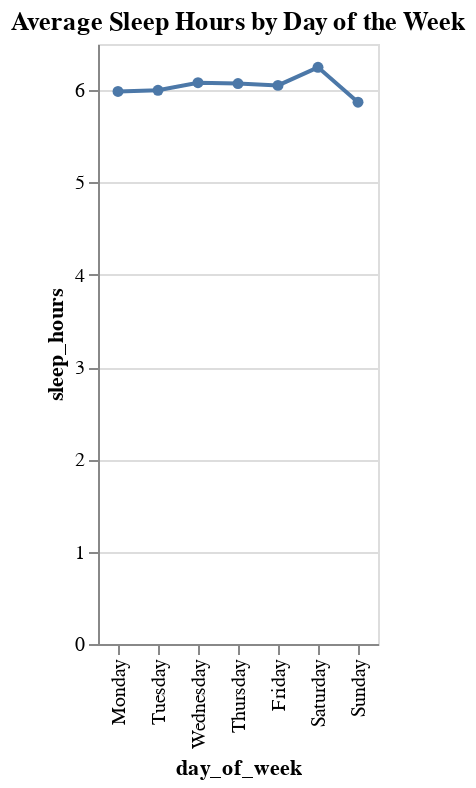

This figure's notebook cell:
### Code cell
sleep_by_day = df.groupby("day_of_week")["sleep_hours"].mean().reset_index()

alt.Chart(sleep_by_day).mark_line(point=True).encode(
    x=alt.X("day_of_week:N", sort=["Monday", "Tuesday", "Wednesday", "Thursday", "Friday", "Saturday", "Sunday"]),
    y="sleep_hours:Q",
    tooltip=["day_of_week", "sleep_hours"]
).properties(
    title="Average Sleep Hours by Day of the Week"
)

### Figure 1 — Vega-Lite specification as saved in the notebook (floating-point values rounded to 4 significant figures)
{"config": {"view": {"continuousWidth": 300, "continuousHeight": 300}}, "data": {"name": "data-b103f8c20658e250f39cb0cb72e84ec4"}, "mark": {"type": "line", "point": true}, "encoding": {"tooltip": [{"field": "day_of_week", "type": "nominal"}, {"field": "sleep_hours", "type": "quantitative"}], "x": {"field": "day_of_week", "sort": ["Monday", "Tuesday", "Wednesday", "Thursday", "Friday", "Saturday", "Sunday"], "type": "nominal"}, "y": {"field": "sleep_hours", "type": "quantitative"}}, "title": "Average Sleep Hours by Day of the Week", "$schema": "https://vega.github.io/schema/vega-lite/v5.20.1.json", "datasets": {"data-b103f8c20658e250f39cb0cb72e84ec4": [{"day_of_week": "Friday", "sleep_hours": 6.052}, {"day_of_week": "Monday", "sleep_hours": 5.986}, {"day_of_week": "Saturday", "sleep_hours": 6.247}, {"day_of_week": "Sunday", "sleep_hours": 5.869}, {"day_of_week": "Thursday", "sleep_hours": 6.071}, {"day_of_week": "Tuesday", "sleep_hours": 5.998}, {"day_of_week": "Wednesday", "sleep_hours": 6.081}]}}
